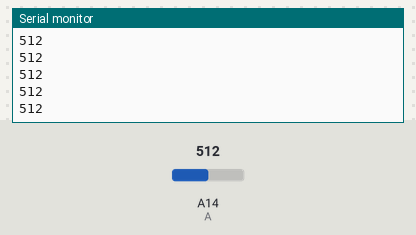
Simulated run of this sketch. Board: Arduino Mega 2560, built with avr-gcc and run on an emulated ATmega2560. Shown: the last lines printed to the serial monitor. The test bench sets the inputs (shaded band); at power-on: A14 (A) = 512.

Above: at 1.2 s.
1.3 s: A14 (A) set to 716
At 2.4 s:
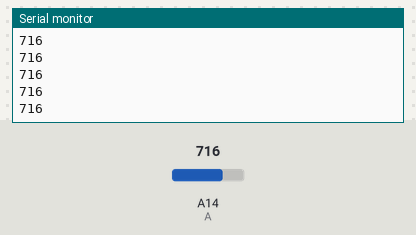
2.8 s: A14 (A) set to 900
At 3.8 s:
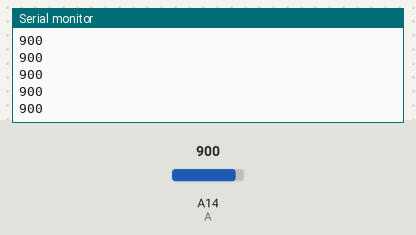
Timing chart, 0 to 5.8 s (numbered marks = the images above; inputs shaded):
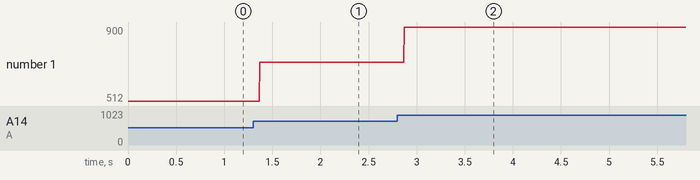

The sketch:

PotVal_esh1.ino
```cpp
int A = A14;
int x=0;

void setup(){
  Serial.begin(9600);
  pinMode(A,INPUT);
}

void loop(){
  x = analogRead(A);
  Serial.println(x);
  //delay(1000);
}
```

Measured:
- after the input at 1.3 s, the serial monitor: prints a new line after 0.07 s (image 1)
- after the input at 2.8 s, the serial monitor: prints a new line after 0.07 s (image 2)
- plotted number 1: 512 → 716 after the input at 1.3 s, 716 → 900 after the input at 2.8 s
